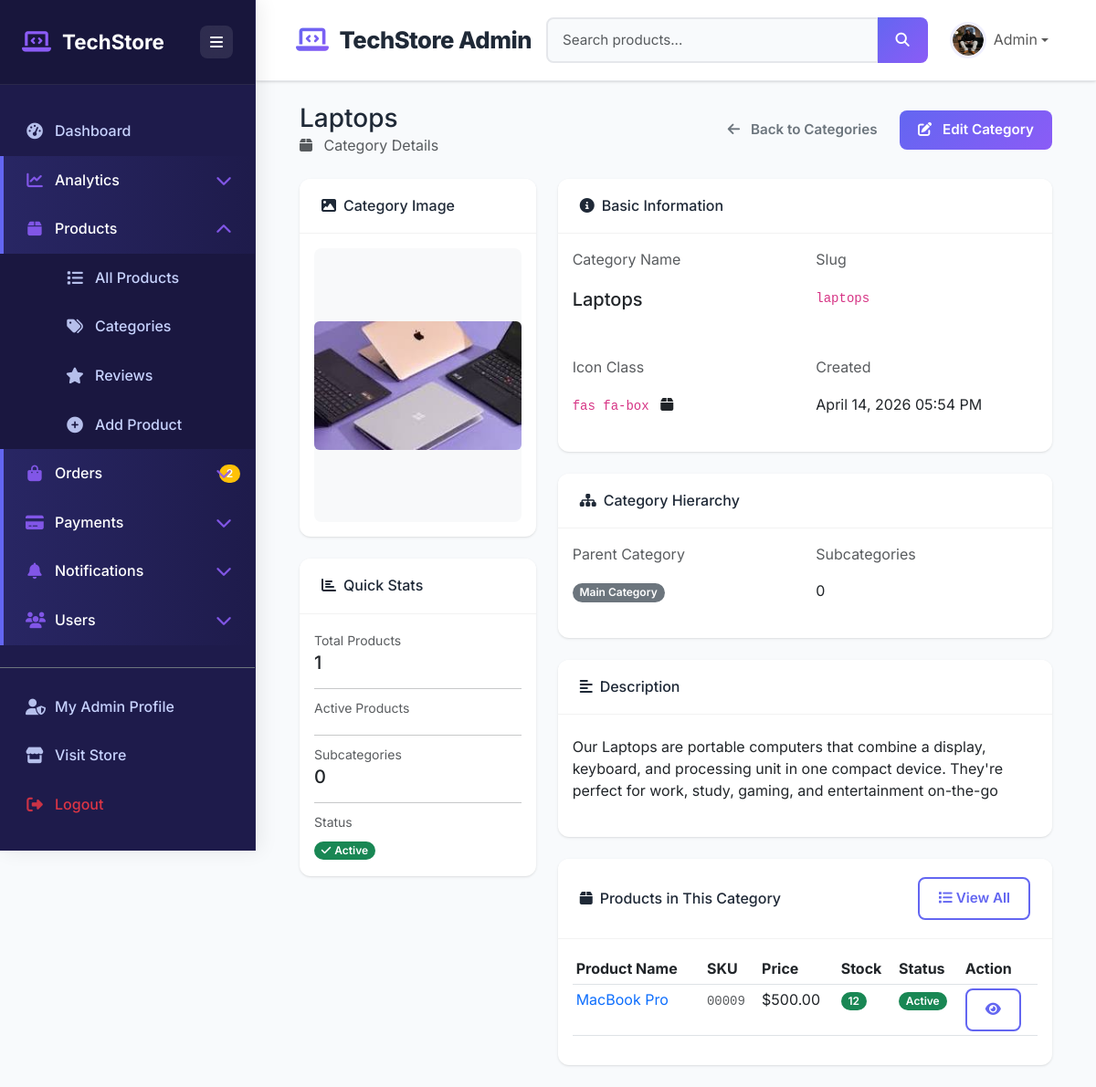
/products/manage/categories/5/ (signed in), run on an earlier commit of the app's database.
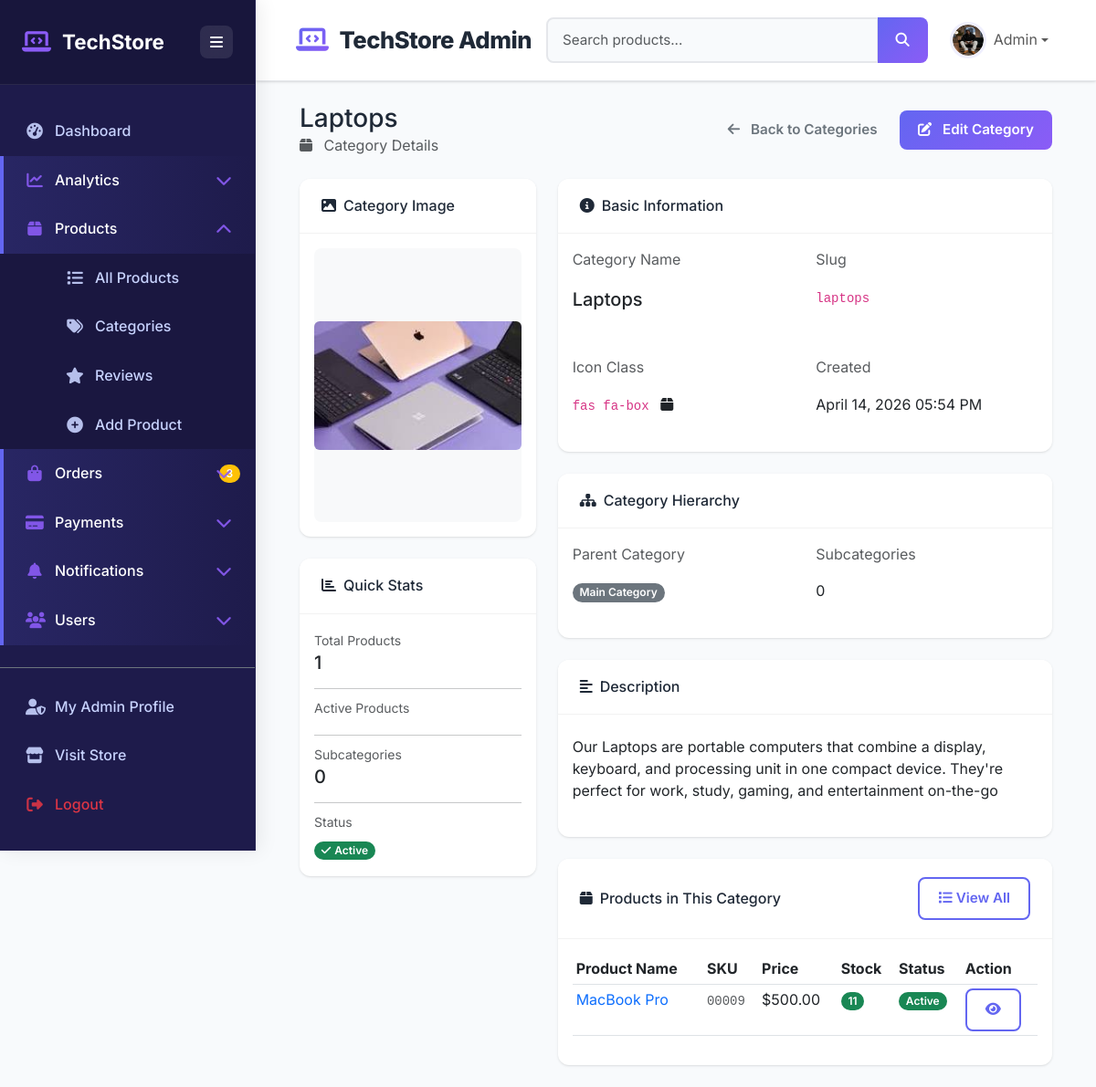
And on a later commit of the database.
### products/models.py (models this page shows, shortened)
class Product(models.Model):
    name = models.CharField(max_length=200)
    slug = models.SlugField(unique=True)
    sku = models.CharField(max_length=50, unique=True)
    category = models.ForeignKey(Category, on_delete=models.CASCADE, related_name='products')
    description = models.TextField()
    full_description = models.TextField(blank=True)
    price = models.DecimalField(max_digits=10, decimal_places=2)
    discount_price = models.DecimalField(max_digits=10, decimal_places=2, null=True, blank=True)
    cost_price = models.DecimalField(max_digits=10, decimal_places=2)
    stock = models.PositiveIntegerField(default=0)
    low_stock_threshold = models.PositiveIntegerField(default=10)
    is_active = models.BooleanField(default=True)
    is_featured = models.BooleanField(default=False)
    is_on_sale = models.BooleanField(default=False)
    weight = models.DecimalField(max_digits=8, decimal_places=2, null=True, blank=True)
    dimensions = models.CharField(max_length=100, blank=True)
    rating = models.DecimalField(max_digits=3, decimal_places=2, default=0)
    review_count = models.PositiveIntegerField(default=0)
    sold_count = models.PositiveIntegerField(default=0)
    created_at = models.DateTimeField(auto_now_add=True)
    updated_at = models.DateTimeField(auto_now=True)
    class Meta:
        ordering = ['-created_at']

### products/views.py (the view)
# urls.py: path('manage/categories/<int:pk>/', views.admin_category_detail, name='admin_category_detail'),
@login_required
@user_passes_test(is_admin_or_staff)
def admin_category_detail(request, pk):
    category = get_object_or_404(Category, id=pk)
    active_products_count = category.products.filter(is_active=True).count()
    context = {
        'category': category,
        'active_products_count': active_products_count,
    }
    return render(request, 'admin/products/admin_category_detail.html', context)

### cart/context_processors.py (called while the page is built)
def cart_items_count(request):
    cart_count = 0
    cart_total = 0
    try:
        if request.user.is_authenticated:
            cart = Cart.objects.filter(user=request.user, is_active=True).first()
        else:
            session_key = request.session.session_key
            if session_key:
                cart = Cart.objects.filter(session_key=session_key, user=None, is_active=True).first()
            else:
                cart = None
        if cart:
            cart_count = cart.total_quantity
            cart_total = cart.total_price
    except Exception:
        pass
    return {
        'cart_items_count': cart_count,
        'cart_total_amount': cart_total,
    }

### notifications/context_processors.py (called while the page is built)
def notification_context(request):
    if request.user.is_authenticated:
        unread_count = Notification.objects.filter(user=request.user, is_read=False).count()
        recent_notifications = Notification.objects.filter(
            user=request.user
        ).order_by('-created_at')[:5]
        return {
            'unread_notifications_count': unread_count,
            'user_notifications': recent_notifications,
        }
    return {}

### templates/admin/products/admin_category_detail.html (shortened to what the changed rows need)
{% extends 'admin/admin_base.html' %}
{% block content %}
<div class="container-fluid px-4">
    <div class="d-flex justify-content-between align-items-center mb-4">
        <div>
            <h1 class="h3 mb-0">{{ category.name }}</h1>
        </div>
    </div>
    <div class="row">
        <div class="col-lg-8">
            <div class="card mb-4">
                <div class="card-body">
                    {% if category.products.all %}
                    <div class="table-responsive">
                        <table class="table table-hover table-sm">
                            <thead>
                                <tr>
                                    <th>Product Name</th>
                                    <th>SKU</th>
                                    <th>Price</th>
                                    <th>Stock</th>
                                    <th>Status</th>
                                    <th>Action</th>
                                </tr>
                            </thead>
                            <tbody>
                                {% for product in category.products.all|slice:":8" %}
                                <tr>
                                    <td>
                                        <a href="{% url 'products:admin_product_detail' product.id %}" class="text-decoration-none">
                                            {{ product.name|truncatechars:35 }}
                                        </a>
                                    </td>
                                    <td><code class="text-muted">{{ product.sku }}</code></td>
                                    <td>${{ product.price }}</td>
                                    <td>
                                        {% if product.stock == 0 %}
                                        <span class="badge bg-danger">Out of Stock</span>
                                        {% elif product.stock <= product.low_stock_threshold %}
                                        <span class="badge bg-warning">{{ product.stock }}</span>
                                        {% else %}
                                        <span class="badge bg-success">{{ product.stock }}</span>
                                        {% endif %}
                                    </td>
                                    <td>
                                        {% if product.is_active %}
                                        <span class="badge bg-success">Active</span>
                                        {% else %}
                                        <span class="badge bg-secondary">Inactive</span>
                                        {% endif %}
                                    </td>
                                    <td>
                                        <a href="{% url 'products:admin_product_detail' product.id %}" class="btn btn-sm btn-outline-primary">
                                            <i class="fas fa-eye"></i>
                                        </a>
                                    </td>
                                </tr>
                                {% endfor %}
                            </tbody>
                        </table>
                    </div>
                    {% endif %}
                </div>
            </div>
        </div>
    </div>
</div>
{% endblock %}

### templates/admin/admin_base.html (shortened to what the changed rows need)
<!DOCTYPE html>
<html lang="en">
<head>
    <link href="https://cdn.jsdelivr.net/npm/bootstrap@5.3.0/dist/css/bootstrap.min.css" rel="stylesheet">
    <link rel="stylesheet" href="https://cdnjs.cloudflare.com/ajax/libs/font-awesome/6.4.0/css/all.min.css">
</head>
<body>
    <div id="sidebar">
        <div class="sidebar-menu">
            <a href="#ordersSubmenu" class="nav-link" data-bs-toggle="collapse">
                <i class="fas fa-shopping-bag"></i>
                <span>Orders</span>
                {% if pending_orders_count %}
                <span class="badge bg-warning badge-sidebar">{{ pending_orders_count }}</span>
                {% endif %}
                <i class="fas fa-chevron-down ms-auto"></i>
            </a>
        </div>
    </div>
    <div id="content">
        <div class="container-fluid px-4 pt-4">
            {% block content %}{% endblock %}
        </div>
    </div>
</body>
</html>

What changed in the data, as far as the page shows it:
changed Product "MacBook Pro": stock "12" → "11"
Also different on the page:
{{ pending_orders_count }}: "2" → "3"
